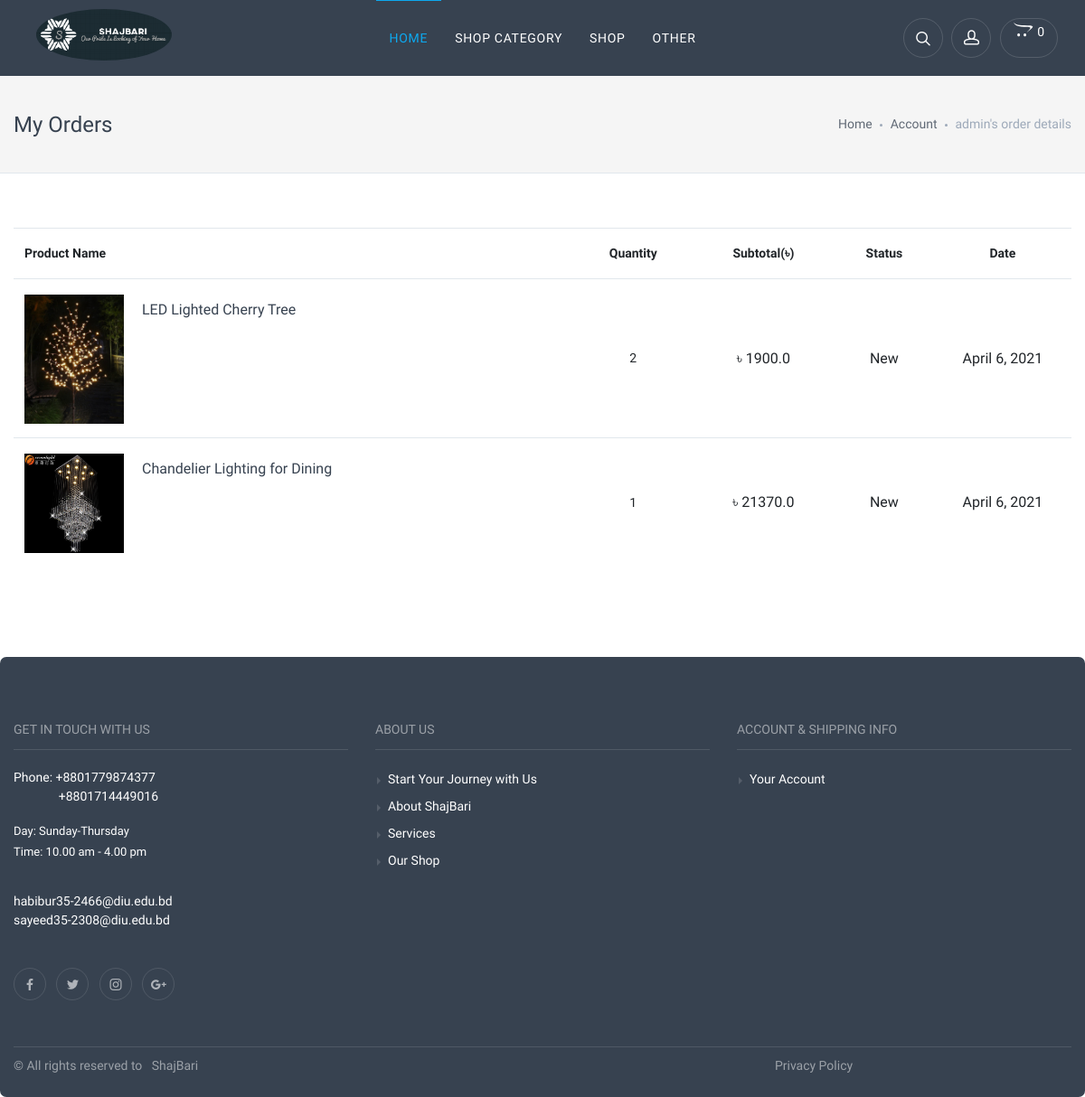
The page /user/my-order/2 (signed in) on the database its author committed.
### app_order/models.py (models this page shows, shortened)
class OrderProduct(models.Model):
    STATUS = (
        ('New', 'New'),
        ('Accepted', 'Accepted'),
        ('Canceled', 'Canceled'),
    )
    order = models.ForeignKey(Order, on_delete=models.CASCADE)
    user = models.ForeignKey(User, on_delete=models.CASCADE)
    product = models.ForeignKey(Product, on_delete=models.CASCADE)
    quantity = models.IntegerField()
    price = models.FloatField()
    amount = models.FloatField()
    status = models.CharField(max_length=10, choices=STATUS, default='New')
    create_at = models.DateTimeField(auto_now_add=True)
    update_at = models.DateTimeField(auto_now=True)

### app_product/models.py (models this page shows, shortened)
class Product(models.Model):
    STATUS = (
        ('True', 'True'),
        ('False', 'False'),
    )
    category = models.ForeignKey(Category, on_delete=models.CASCADE)
    title = models.CharField(max_length=500)
    keywords = models.CharField(max_length=255)
    description = RichTextUploadingField()
    image = models.ImageField(blank=True, upload_to='uploads/')
    price = models.FloatField()
    amount = models.IntegerField()
    min_amount = models.IntegerField()
    details = RichTextUploadingField()
    status = models.CharField(max_length=10, choices=STATUS)
    slug = models.SlugField(null=False, unique=True)
    create_at = models.DateTimeField(auto_now_add=True)
    update_at = models.DateTimeField(auto_now=True)
    def image_tag(self):
        return mark_safe('<img src="{}" height="50"/>'.format(self.image.url))
    image_tag.sort_description = 'Image'

### app_user/views.py (the view)
# urls.py: path('my-order/<int:id>', views.UserOrderDetailView,
@login_required
def UserOrderDetailView(request, id):
    comments = Comment.objects.filter(user_id=request.user.id)
    orders = Order.objects.filter(user_id=request.user.id)
    orderitems = OrderProduct.objects.filter(order_id=id)
    profile = UserProfile.objects.get(user_id=request.user.id)
    setting = Setting.objects.get(pk=1)
    context = {
        'profile': profile,
        'comments': comments,
        'orders': orders,
        'orderitems': orderitems,
        'setting': setting,
    }
    return render(request, 'user/my-orders-details.html', context)

### app_home/templatetags/custom_tags.py (called while the page is built)
@register.simple_tag
def CategoryList():
    return Category.objects.all()

@register.simple_tag
def CartProductCount(userid):
    product_count = ShopCart.objects.filter(user_id=userid).count()
    return product_count

### templates/user/my-orders-details.html (shortened to what this page needs)
{% extends "base.html" %}
{% load static %}
{% block header_block %}
{% include "home/header.html" %}
{% endblock header_block %}
{% block content %}
<div class="offcanvas-wrapper">
  <div class="page-title">
    <div class="container">
      <div class="column">
        <h1>My Orders</h1>
      </div>
      <div class="column">
        <ul class="breadcrumbs">
          <li><a href="{% url 'Home:IndexView' %}">Home</a>
          </li>
          <li class="separator">&nbsp;</li>
          <li><a href="{% url 'App_User:ProfileView' username=user.username %}">Account</a>
          </li>
          <li class="separator">&nbsp;</li>
          <li>{{ user.username }}'s order details</li>
        </ul>
      </div>
    </div>
  </div>
  <div class="container padding-bottom-3x mb-2">
    <div class="table-responsive shopping-cart">
      <table class="table">
        <thead>
          <tr>
            <th>Product Name</th>
            <th class="text-center">Quantity</th>
            <th class="text-center">Subtotal(&#2547;)</th>
            <th class="text-center">Status</th>
            <th class="text-center">Date</th>
          </tr>
        </thead>
        <tbody>
          {% for item in orderitems %}
          <tr>
            <td>
              <div class="product-item"><a class="product-thumb"
                  href="{% url 'Product:ProductDetailView' slug=item.product.slug %}"><img
                    src="{{ item.product.image.url }}" alt="{{ item.product.title }}"></a>
                <div class="product-info">
                  <h4 class="product-title"><a
                      href="{% url 'Product:ProductDetailView' slug=item.product.slug %}">{{ item.product.title }}</a>
                </div>
              </div>
            </td>
            <td class="text-center">{{ item.quantity }}</td>
            <td class="text-center text-lg text-medium">&#2547; {{ item.amount }}</td>
            <td class="text-center text-lg text-medium">{{ item.status }}</td>
            <td class="text-center text-lg text-medium" style="width: 13%">{{ item.create_at|date }}</td>
          </tr>
          {% endfor %}
        </tbody>
      </table>
    </div>
  </div>
  {% block footer_block %}
  {% include "home/footer.html" %}
  {% endblock footer_block %}
</div>
{% endblock content %}

### templates/home/header.html (shortened to what this page needs)
{% load static %}
{% load custom_tags %}
{% load mptt_tags %}
<header class="navbar navbar-sticky navbar-dark bg-dark">
    <div class="site-branding">
        <div class="inner">
            <a class="navbar-brand" href="{% url 'Home:IndexView' %}"><img src="{% static 'ShajBari_logo.png' %}" class="rounded-circle" style="margin-left: 40px; margin-top: 10px;" width="150" alt="ShajBari"
                class="d-inline-block align-middle mr-2"></a>
        </div>
    </div>
    <nav class="site-menu">
        <ul>
            <li class="has-megamenu active">
                <a href="{% url 'Home:IndexView' %}"><span>Home</span></a>
            </li>
            <li><a href=""><span>Shop Category</span></a>
            </li>
            <li><a href="{% url 'Product:ShopView' %}"><span>Shop</span></a>
            </li>
            <li><a href="#"><span>Other</span></a>
            </li>
        </ul>
    </nav>
    <div class="toolbar">
        <div class="inner">
            <div class="tools">
                <div class="search"><i class="icon-search"></i></div>
                {% if user.id is not None %}
                <div class="account"><a href="{% url 'App_User:ProfileView' username=user.username %}"></a><i class="icon-head"></i>
                </div>
                {% endif %}
                <div class="cart"><a href="{% url 'Order:CartListView' %}"></a><i class="fab fa-opencart"></i><span
                        class="count">{% CartProductCount user.id %}</span><span class="subtotal">My Cart</span>
                </div>
            </div>
        </div>
    </div>
</header>

### rows shown on the page
OrderProduct: product.image (picture), product "LED Lighted Cherry Tree", quantity "2", amount "1900.0", status "New", create_at "April 6, 2021"
OrderProduct: product.image (picture), product "Chandelier Lighting for Dining", quantity "1", amount "21370.0", status "New", create_at "April 6, 2021"

### other values the page prints
{{ user.username }} "admin"
